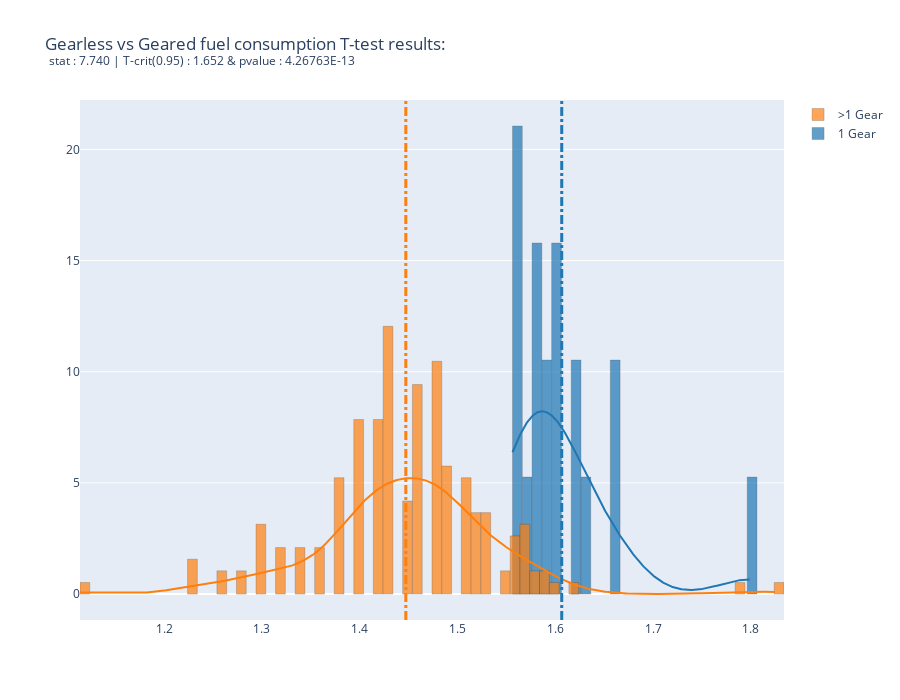

Here is the notebook cell this chart was saved with:
### Markdown cell above
> ### Our hypotheses for the gearless vs geared comparison:
>
> $H_0$ : The mean fuel consumption of the gearless vehicles is not different then geared vehicles.
>
> $H_A$ : The mean fuel consumption of the gearless vehicles is significantly different then geared vehicles.

### Code cell
gear_less = auto_df[auto_df.gears == 1]
gear_more = auto_df[auto_df.gears > 1]
fig, results = compare_samples(gear_less,gear_more,labels=['1 Gear','>1 Gear'],bin_size=.01)
fig.update_layout(
    title=f"""Gearless vs Geared fuel consumption T-test results: <br>
<sup>stat : {results.statistic:0.3f} | T-crit(0.95) : {scipy.stats.t.ppf(0.95, results.df):0.3f} & pvalue : {results.pvalue:0.5E}</sup>""",
    height=700,
)
fig.show()

### Figure 1 — Plotly figure (JSON) as saved in the notebook; plotly's stock layout.template omitted (floating-point values rounded to 4 significant figures; data arrays with more than 128 entries replaced by an {"elided": "..."} marker saying what was removed)
{"data": [{"autobinx": false, "histnorm": "probability density", "legendgroup": "1 Gear", "marker": {"color": "rgb(31, 119, 180)", "colorscale": [[0, "#1F77B4"], [0.1111, "#FF7F0E"], [0.2222, "#2CA02C"], [0.3333, "#D62728"], [0.4444, "#9467BD"], [0.5556, "#8C564B"], [0.6667, "#E377C2"], [0.7778, "#7F7F7F"], [0.8889, "#BCBD22"], [1, "#17BECF"]], "line": {"color": "black", "width": 0.25}}, "name": "1 Gear", "opacity": 0.7, "type": "histogram", "x": [1.58, 1.602, 1.556, 1.591, 1.568, 1.556, 1.58, 1.58, 1.623, 1.556, 1.663, 1.556, 1.591, 1.602, 1.623, 1.602, 1.799, 1.633, 1.663], "xaxis": "x", "xbins": {"end": 1.799, "size": 0.01, "start": 1.556}, "yaxis": "y"}, {"autobinx": false, "histnorm": "probability density", "legendgroup": ">1 Gear", "marker": {"color": "rgb(255, 127, 14)", "colorscale": [[0, "#1F77B4"], [0.1111, "#FF7F0E"], [0.2222, "#2CA02C"], [0.3333, "#D62728"], [0.4444, "#9467BD"], [0.5556, "#8C564B"], [0.6667, "#E377C2"], [0.7778, "#7F7F7F"], [0.8889, "#BCBD22"], [1, "#17BECF"]], "line": {"color": "black", "width": 0.25}}, "name": ">1 Gear", "opacity": 0.7, "type": "histogram", "x": {"elided": "191 float values"}, "xaxis": "x", "xbins": {"end": 1.826, "size": 0.01, "start": 1.114}, "yaxis": "y"}, {"legendgroup": "1 Gear", "marker": {"color": "rgb(31, 119, 180)", "colorscale": [[0, "#1F77B4"], [0.1111, "#FF7F0E"], [0.2222, "#2CA02C"], [0.3333, "#D62728"], [0.4444, "#9467BD"], [0.5556, "#8C564B"], [0.6667, "#E377C2"], [0.7778, "#7F7F7F"], [0.8889, "#BCBD22"], [1, "#17BECF"]], "line": {"color": "black", "width": 0.25}}, "mode": "lines", "name": "1 Gear", "showlegend": false, "type": "scatter", "x": {"elided": "500 float values"}, "xaxis": "x", "y": {"elided": "500 float values"}, "yaxis": "y"}, {"legendgroup": ">1 Gear", "marker": {"color": "rgb(255, 127, 14)", "colorscale": [[0, "#1F77B4"], [0.1111, "#FF7F0E"], [0.2222, "#2CA02C"], [0.3333, "#D62728"], [0.4444, "#9467BD"], [0.5556, "#8C564B"], [0.6667, "#E377C2"], [0.7778, "#7F7F7F"], [0.8889, "#BCBD22"], [1, "#17BECF"]], "line": {"color": "black", "width": 0.25}}, "mode": "lines", "name": ">1 Gear", "showlegend": false, "type": "scatter", "x": {"elided": "500 float values"}, "xaxis": "x", "y": {"elided": "500 float values"}, "yaxis": "y"}], "layout": {"barmode": "overlay", "height": 700, "hovermode": "closest", "legend": {"traceorder": "reversed"}, "shapes": [{"line": {"color": "#1F77B4", "dash": "dashdot", "width": 3}, "type": "line", "x0": 1.607, "x1": 1.607, "xref": "x", "y0": 0, "y1": 1, "yref": "y domain"}, {"line": {"color": "#FF7F0E", "dash": "dashdot", "width": 3}, "type": "line", "x0": 1.447, "x1": 1.447, "xref": "x", "y0": 0, "y1": 1, "yref": "y domain"}], "title": {"text": "Gearless vs Geared fuel consumption T-test results: <br>\n<sup>stat : 7.740 | T-crit(0.95) : 1.652 & pvalue : 4.26763E-13</sup>"}, "xaxis": {"anchor": "y2", "domain": [0, 1], "zeroline": false}, "yaxis": {"anchor": "free", "domain": [0, 1], "position": 0}}}
